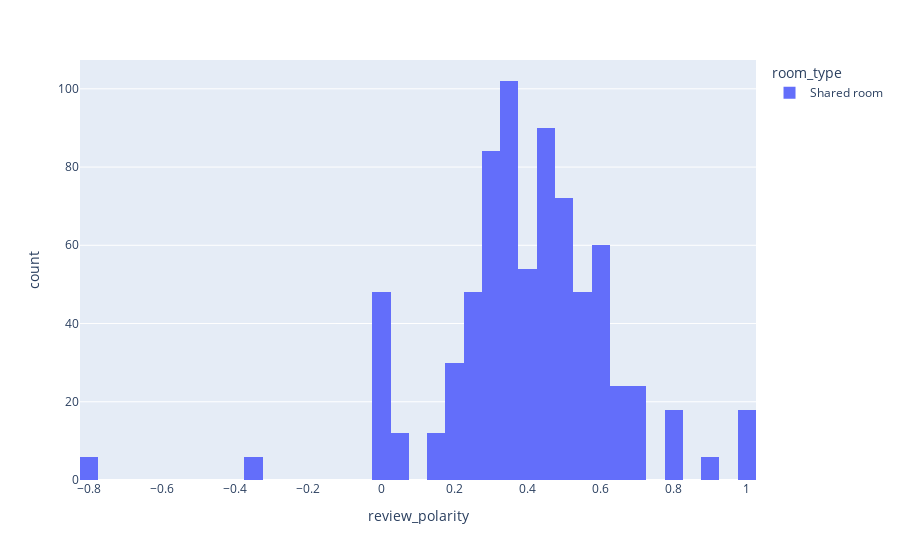

Write notebook code for a chart like this one.
### Code cell
allston_neighbourhood_shared = allston_neighbourhood.where("room_type == 'Shared room'").toPandas()
fig = px.histogram(allston_neighbourhood_shared, x="review_polarity", color='room_type')
fig.show()

### Figure 1 — Plotly figure (JSON) as saved in the notebook; plotly's stock layout.template omitted (floating-point values rounded to 4 significant figures; data arrays with more than 128 entries replaced by an {"elided": "..."} marker saying what was removed)
{"data": [{"alignmentgroup": "True", "bingroup": "x", "hovertemplate": "room_type=Shared room<br>review_polarity=%{x}<br>count=%{y}<extra></extra>", "legendgroup": "Shared room", "marker": {"color": "#636efa"}, "name": "Shared room", "offsetgroup": "Shared room", "orientation": "v", "showlegend": true, "type": "histogram", "x": {"elided": "762 str values"}, "xaxis": "x", "yaxis": "y"}], "layout": {"barmode": "relative", "legend": {"title": {"text": "room_type"}, "tracegroupgap": 0}, "margin": {"t": 60}, "xaxis": {"anchor": "y", "domain": [0, 1], "title": {"text": "review_polarity"}}, "yaxis": {"anchor": "x", "domain": [0, 1], "title": {"text": "count"}}}}
